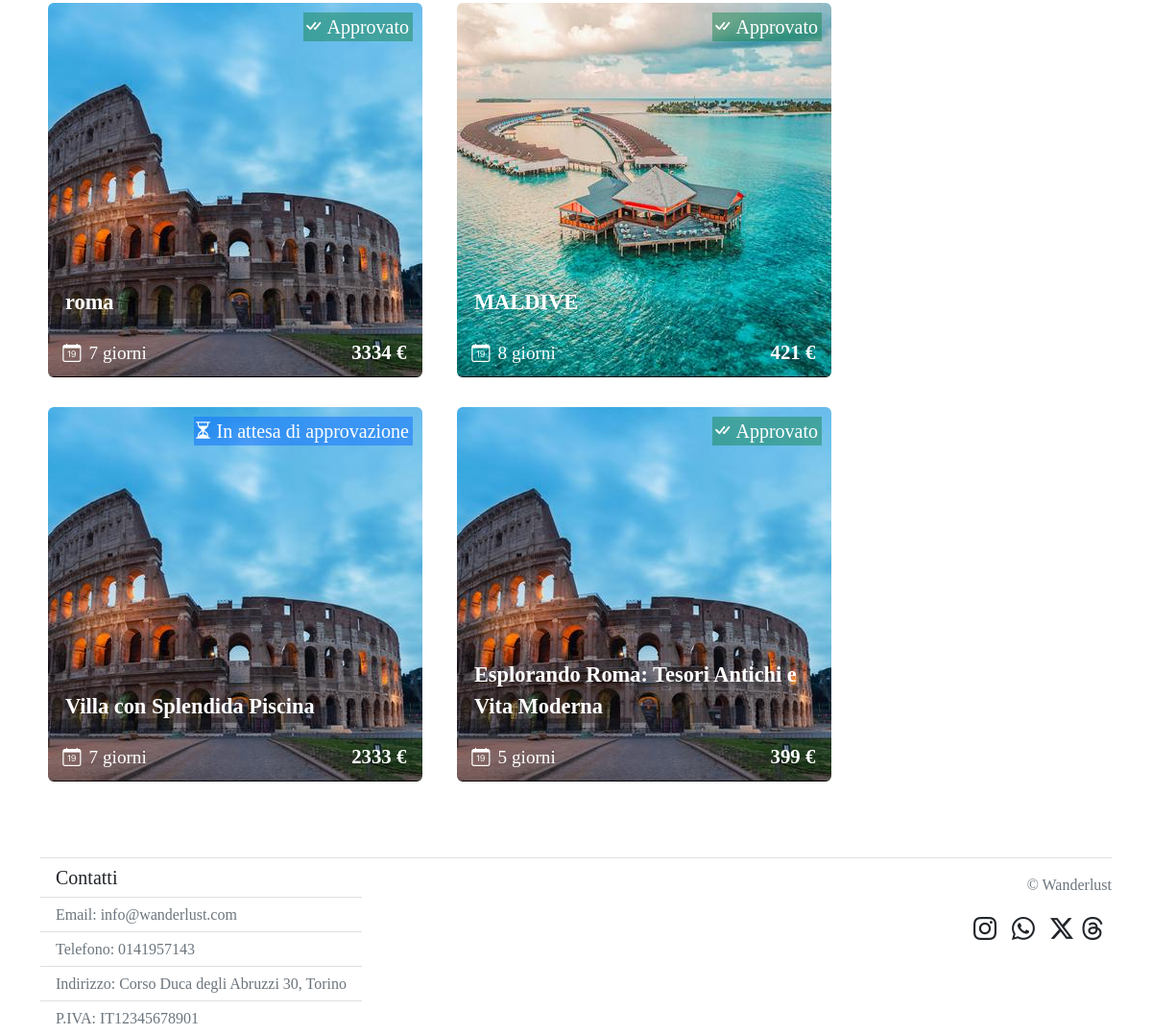
Before: /profilo (signed in, lower part) with the older database file.
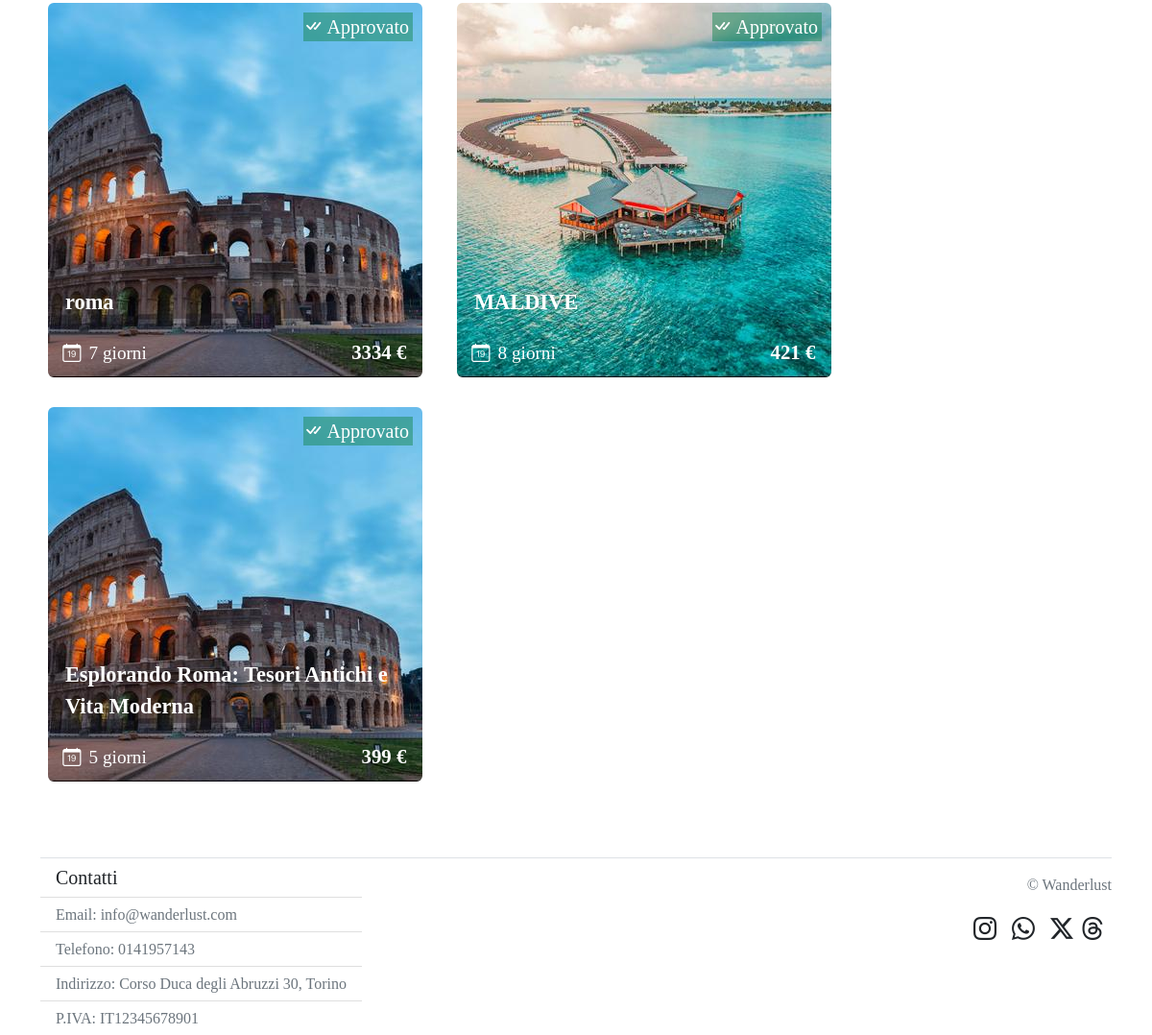
After: the same page with the newer database file.
### tables this page shows
CREATE TABLE "viaggi" (
	"id"	INTEGER NOT NULL,
	"id_coordinatore"	INTEGER NOT NULL,
	"continente"	TEXT NOT NULL,
	"nazione"	TEXT NOT NULL,
	"data"	TEXT NOT NULL,
	"num_giorni"	TEXT NOT NULL,
	"aeroporto"	TEXT NOT NULL,
	"prezzo"	INTEGER NOT NULL,
	"descrizione"	TEXT NOT NULL,
	"img_viaggio"	TEXT NOT NULL UNIQUE,
	"approvato"	INTEGER NOT NULL,
	"titolo"	TEXT NOT NULL,
	PRIMARY KEY("id" AUTOINCREMENT)
);

### app.py (the view)
@app.route('/profilo', methods = ['POST', 'GET'])
@login_required
def area_personale():
    un_mese_dopo = (datetime.now() + timedelta(weeks=4)).strftime('%Y-%m-%d')
    aeroporti_italiani = [
    "Roma-Fiumicino - FCO", "Milano-Malpensa - MXP", "Milano-Linate - LIN", "Venezia Marco Polo - VCE", "Napoli-Capodichino - NAP", "Firenze-Peretola - FLR", "Bologna-Guglielmo Marconi - BLQ", "Catania-Fontanarossa - CTA", "Palermo-Punta Raisi - PMO", "Bergamo-Orio al Serio - BGY", "Pisa Galileo Galilei - PSA", "Verona-Villafranca - VRN", "Torino-Caselle - TRN", "Bari-Palese - BRI", "Cagliari-Elmas - CAG", "Trapani-Birgi - TPS", "Brindisi-Casale - BDS", "Genova-Cristoforo Colombo - GOA", "Perugia-Sant'Egidio - PEG", "Ancona-Falconara - AOI"
]
    filtroApprovazione = request.form.get('filtroApprovazione', 'all')
    if filtroApprovazione == 'all':
        viaggi_coordinatore = viaggi_dao.getViaggiCoordinatore(current_user.id)
    else:
        filtro = int(filtroApprovazione)
        viaggi_coordinatore = viaggi_dao.getViaggiCoordinatoreFiltro(current_user.id, filtro)
    return render_template('profilo.html', un_mese_dopo=un_mese_dopo, aeroporti_italiani=aeroporti_italiani, viaggi_coordinatore = viaggi_coordinatore, filtroApprovazione=filtroApprovazione)

### app.py (called while the page is built)
@login_manager.user_loader
def load_user(user_id):
    db_user = utenti_dao.getUtenteByID(user_id)
    if db_user is not None:
        user = User(id=db_user['id'], nome = db_user['nome'], cognome = db_user['cognome'], email = db_user['email'], password = db_user['password'], tipologia = db_user['tipologia'], img_profilo=db_user['img_profilo'])
    return user

### utenti_dao.py (called while the page is built)
def getUtenteByID(id):
    query = 'SELECT * FROM utenti WHERE id = ?'
    connection = sqlite3.connect('db/wanderlust.db')
    connection.row_factory = sqlite3.Row
    cursor = connection.cursor()
    cursor.execute(query, (id,))
    result = cursor.fetchone()
    cursor.close()
    connection.close()
    return result

### viaggi_dao.py (called while the page is built)
def getViaggiCoordinatore(id_coordinatore):
    query = 'SELECT * FROM viaggi WHERE id_coordinatore = ?'
    connection = sqlite3.connect('db/wanderlust.db')
    connection.row_factory = sqlite3.Row
    cursor = connection.cursor()
    cursor.execute(query, (id_coordinatore,))
    result = cursor.fetchall()
    cursor.close()
    connection.close()
    return result

### templates/profilo.html (shortened to what this page needs)
{% extends "base.html" %}
{% block content %}
<section class="mt-4">
    {%if current_user.tipologia == 'admin' or current_user.tipologia == 'coordinatore'%}
    <section>
        {%for viaggio in viaggi_coordinatore%}
        <article class="me-4 ms-2 mb-4 image-container">
            <a href="{{url_for('pagina_viaggio', id_viaggio = viaggio.id)}}"><img class="zoomable rounded" src="{{url_for('static', filename = 'viaggio/'+viaggio.img_viaggio)}}" alt="Questa è l'immagine del viaggio in {{viaggio.nazione}}"></a>
            <p class="titleImgPos">{{viaggio.titolo}}</p>
            <section class="d-flex justify-content-start align-items-center sectionDaysImgPos">
                <i class="bi bi-calendar-date me-2"></i>
                <p class="pMarginNegativo">{{viaggio.num_giorni}} giorni</p>
            </section>
            <p class="priceImgPos pMarginNegativo">{{viaggio.prezzo}} €</p>
            {%if viaggio.approvato == 1%}
            <div class="fav-button d-flex justify-content-start align-items-center bg-success text-white bg-opacity-50 fs-5">
                <i class="bi bi-check-all me-1"></i>
                <p class="pMarginNegativo pe-1 fontCopperplate">Approvato</p>
            </div>
            {%else%}
            <div class="fav-button d-flex justify-content-start align-items-center bg-primary text-white bg-opacity-50 fs-5">
                <i class="bi bi-hourglass-split me-1"></i>
                <p class="pMarginNegativo pe-1 fontCopperplate">In attesa di approvazione</p>
            </div>
            {%endif%}
        </article>
        {%endfor%}
    </section>
    {%endif%}
</section>
{%endblock%}

### templates/base.html (shortened to what this page needs)
<!doctype html>
<html lang="en">
<head>
    <link href="https://cdn.jsdelivr.net/npm/bootstrap@5.2.2/dist/css/bootstrap.min.css" rel="stylesheet"
>
    <link rel="stylesheet" href="https://cdn.jsdelivr.net/npm/bootstrap-icons@1.11.2/font/bootstrap-icons.min.css">
    <link rel="stylesheet" href="{{ url_for('static', filename='style.css') }}">
</head>
<body>
    <div id = "main" class="container">
        <main class="row justify-content-center">
          {%block content %}{% endblock %}
        </main>
        <footer class="mt-5 border-top d-flex justify-content-between">
            <section>
                <ul class="list-group list-group-flush">
                    <li class="list-group-item display-6 fs-5 fontCopperplate">Contatti</li>
                    <li class="list-group-item display-6 fs-6 text-secondary">Email: info@wanderlust.com</li>
                    <li class="list-group-item display-6 fs-6 text-secondary">Telefono: 0141957143</li>
                    <li class="list-group-item display-6 fs-6 text-secondary">Indirizzo: Corso Duca degli Abruzzi 30, Torino </li>
                    <li class="list-group-item display-6 fs-6 text-secondary">P.IVA: IT12345678901</li>
                  </ul>
            </section>
            <section>
                <p class="mt-3 text-secondary text-end fontCopperplate"> © Wanderlust </p>
                <section class = "d-flex">
                    <i class="bi bi-instagram px-2 social_icon"></i>
                    <i class="bi bi-whatsapp px-2 social_icon"></i>
                    <i class="bi bi-twitter-x ps-2 social_icon"></i>
                    <i class="bi bi-threads px-2 social_icon"></i>
                </section>
            </section>
        </footer>
    </div>
</body>
</html>

### static/style.css (style rules this page uses)
#main { margin-top: 3em; }
body { font-family: Georgia, 'Times New Roman', Times, serif; }
.social_icon { font-size: 1.5rem; }
.fontCopperplate { font-family: Copperplate, Copperplate Gothic Light, fantasia; }
.image-container { position: relative; display: inline-block; }
.zoomable { display: block; max-width: 100%; height: auto; transition: transform 0.3s ease-in-out; }
.titleImgPos { color: #fff; font-size:1.4em; font-weight: bold; position: absolute; bottom: 2em; left: 0.8em; z-index: 998; }
.sectionDaysImgPos { color: #fff; font-size:1.2em; font-weight: 400; position: absolute; bottom: 0.5em; left: 0.8em; z-index: 998; }
.pMarginNegativo { margin-bottom: 0%; }
.priceImgPos { color: #fff; font-size:1.3em; font-weight: bold; position: absolute; bottom: 0.5em; right: 0.8em; z-index: 998; }
.fav-button { position: absolute; top: 0.5em; right: 0.5em; z-index: 998; }

Changed rows visible on the page:
removed viaggi: img_viaggio (picture), titolo "Villa con Splendida Piscina", num_giorni "7", prezzo "2333", approvato 0 (drawn)
